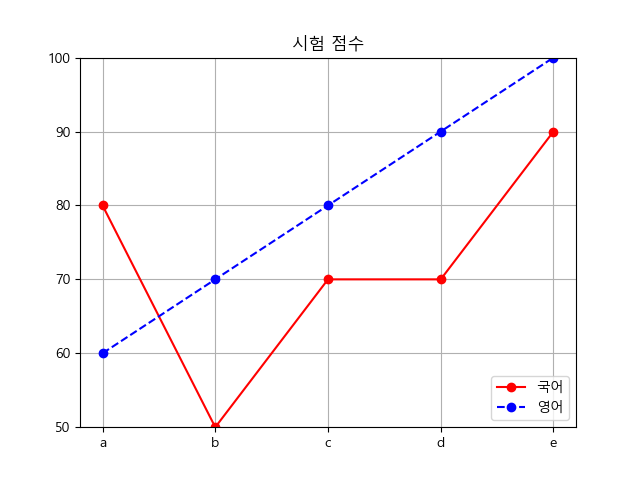

Write the Python code that produced this figure.
# matploplib : 플로팅 라이브러리. 그래프 생성을 위한 다양한 함수를 제공
# 시각화의 중요성

import numpy as np
import matplotlib.pyplot as plt
plt.rc('font', family='malgun gothic')  # 한글  
plt.rcParams['axes.unicode_minus'] = False  # -마이너스 안깨지게

# x = ["서울", "인천", "수원"]
x = ("서울", "인천", "수원")
# x = {"서울", "인천", "수원"}    # TypeError: unhashable type: 'set'
y = [5, 3, 7]
plt.xlim([-1, 3])
plt.ylim([0, 10])
# tick 설정 : y축의 라벨을 인위적으로 표시
plt.yticks(list(range(0, 11, 3)))
plt.plot(x, y)
plt.show()

data = np.arange(1, 11, 2)
plt.plot(data)  # x축의 구간은 자동 설명
x = [0,1,2,3,4]
for a, b in zip(x, data):
    plt.text(a, b, str(b))
plt.show()

x = np.arange(10)
y = np.sin(x)
print(x, y)
plt.plot(x, y)
# plt.plot(x, y, 'bo')
plt.plot(x, y, 'go--', linewidth=2, markersize=12)
plt.show()

# hold : 복수의 plot으로 여러개의 차트를 겹쳐 그림
x = np.arange(0, np.pi * 3, 0.1)
print(x)
y_sin = np.sin(x)
y_cos = np.cos(x)
plt.figure(figsize=(10,5))  # 그래프 전체 크기(w, h)
plt.plot(x, y_sin, 'r') # 선
plt.scatter(x, y_cos)   # 선점도
plt.xlabel('x축')
plt.ylabel('y 축')
plt.title('sine & cosine')
plt.legend(['sine', 'cosine'])
plt.show()

print()
# subplot : 하나의 Figure를 여러개의 Axes(plot)으로 나누기
plt.subplot(2, 1, 1)    # 2행 1열의 1행
plt.plot(x, y_sin)
plt.title('sine')
plt.subplot(2, 1, 2)    # 2행 1열의 2행
plt.plot(x, y_cos)
plt.title('cosine')
plt.show()

irum = [ 'a', 'b', 'c', 'd', 'e']
kor = [80,50,70,70,90]
eng = [60,70,80,90,100]
plt.plot(irum, kor, 'ro-')
plt.plot(irum, eng, 'bo--')
plt.ylim([50,100])
plt.title('시험 점수')
plt.legend(['국어','영어'], loc = 4)
plt.grid(True)

fig = plt.gcf()
plt.show()
fig.savefig('plot1.png')
